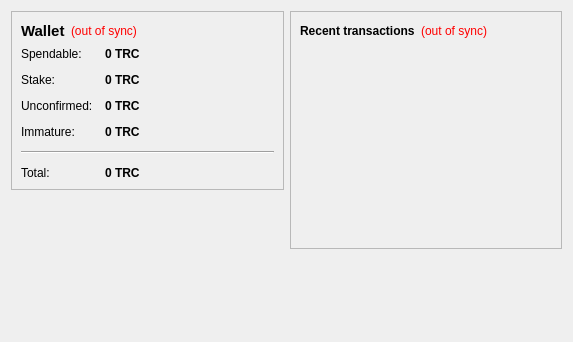
<?xml version="1.0" encoding="UTF-8"?>
<ui version="4.0">
 <class>OverviewPage</class>
 <widget class="QWidget" name="OverviewPage">
  <property name="geometry">
   <rect>
    <x>0</x>
    <y>0</y>
    <width>573</width>
    <height>342</height>
   </rect>
  </property>
  <property name="windowTitle">
   <string>Form</string>
  </property>
  <layout class="QHBoxLayout" name="horizontalLayout" stretch="1,1">
   <item>
    <layout class="QVBoxLayout" name="verticalLayout_2">
     <item>
      <widget class="QFrame" name="frame">
       <property name="frameShape">
        <enum>QFrame::StyledPanel</enum>
       </property>
       <property name="frameShadow">
        <enum>QFrame::Raised</enum>
       </property>
       <layout class="QVBoxLayout" name="verticalLayout_4">
        <item>
         <layout class="QHBoxLayout" name="horizontalLayout_4">
          <item>
           <widget class="QLabel" name="label_5">
            <property name="font">
             <font>
              <pointsize>11</pointsize>
              <weight>75</weight>
              <bold>true</bold>
             </font>
            </property>
            <property name="text">
             <string>Wallet</string>
            </property>
           </widget>
          </item>
          <item>
           <widget class="QLabel" name="labelWalletStatus">
            <property name="toolTip">
             <string>The displayed information may be out of date. Your wallet automatically synchronizes with the T-Coin network after a connection is established, but this process has not completed yet.</string>
            </property>
            <property name="styleSheet">
             <string notr="true">QLabel { color: red; }</string>
            </property>
            <property name="text">
             <string notr="true">(out of sync)</string>
            </property>
            <property name="alignment">
             <set>Qt::AlignLeading|Qt::AlignLeft|Qt::AlignVCenter</set>
            </property>
           </widget>
          </item>
          <item>
           <spacer name="horizontalSpacer_2">
            <property name="orientation">
             <enum>Qt::Horizontal</enum>
            </property>
            <property name="sizeHint" stdset="0">
             <size>
              <width>40</width>
              <height>20</height>
             </size>
            </property>
           </spacer>
          </item>
         </layout>
        </item>
        <item>
         <layout class="QFormLayout" name="formLayout_2">
          <property name="fieldGrowthPolicy">
           <enum>QFormLayout::AllNonFixedFieldsGrow</enum>
          </property>
          <property name="horizontalSpacing">
           <number>12</number>
          </property>
          <property name="verticalSpacing">
           <number>12</number>
          </property>
          <item row="0" column="0">
           <widget class="QLabel" name="label">
            <property name="text">
             <string>Spendable:</string>
            </property>
           </widget>
          </item>
          <item row="0" column="1">
           <widget class="QLabel" name="labelBalance">
            <property name="font">
             <font>
              <weight>75</weight>
              <bold>true</bold>
             </font>
            </property>
            <property name="cursor">
             <cursorShape>IBeamCursor</cursorShape>
            </property>
            <property name="toolTip">
             <string>Your current spendable balance</string>
            </property>
            <property name="text">
             <string notr="true">0 TRC</string>
            </property>
            <property name="textInteractionFlags">
             <set>Qt::LinksAccessibleByMouse|Qt::TextSelectableByKeyboard|Qt::TextSelectableByMouse</set>
            </property>
           </widget>
          </item>
          <item row="1" column="0">
           <widget class="QLabel" name="label_6">
            <property name="text">
             <string>Stake:</string>
            </property>
           </widget>
          </item>
          <item row="1" column="1">
           <widget class="QLabel" name="labelStake">
            <property name="font">
             <font>
              <weight>75</weight>
              <bold>true</bold>
             </font>
            </property>
            <property name="cursor">
             <cursorShape>IBeamCursor</cursorShape>
            </property>
            <property name="toolTip">
             <string>Total of coins that was staked, and do not yet count toward the current balance</string>
            </property>
            <property name="text">
             <string notr="true">0 TRC</string>
            </property>
            <property name="textInteractionFlags">
             <set>Qt::LinksAccessibleByMouse|Qt::TextSelectableByKeyboard|Qt::TextSelectableByMouse</set>
            </property>
           </widget>
          </item>
          <item row="2" column="0">
           <widget class="QLabel" name="label_3">
            <property name="text">
             <string>Unconfirmed:</string>
            </property>
           </widget>
          </item>
          <item row="2" column="1">
           <widget class="QLabel" name="labelUnconfirmed">
            <property name="font">
             <font>
              <weight>75</weight>
              <bold>true</bold>
             </font>
            </property>
            <property name="cursor">
             <cursorShape>IBeamCursor</cursorShape>
            </property>
            <property name="toolTip">
             <string>Total of transactions that have yet to be confirmed, and do not yet count toward the current balance</string>
            </property>
            <property name="text">
             <string notr="true">0 TRC</string>
            </property>
            <property name="textInteractionFlags">
             <set>Qt::LinksAccessibleByMouse|Qt::TextSelectableByKeyboard|Qt::TextSelectableByMouse</set>
            </property>
           </widget>
          </item>
          <item row="3" column="0">
           <widget class="QLabel" name="labelImmatureText">
            <property name="text">
             <string>Immature:</string>
            </property>
           </widget>
          </item>
          <item row="3" column="1">
           <widget class="QLabel" name="labelImmature">
            <property name="font">
             <font>
              <weight>75</weight>
              <bold>true</bold>
             </font>
            </property>
            <property name="toolTip">
             <string>Mined balance that has not yet matured</string>
            </property>
            <property name="text">
             <string notr="true">0 TRC</string>
            </property>
            <property name="textInteractionFlags">
             <set>Qt::LinksAccessibleByMouse|Qt::TextSelectableByKeyboard|Qt::TextSelectableByMouse</set>
            </property>
           </widget>
          </item>
          <item row="4" column="0" colspan="2">
           <widget class="Line" name="line">
            <property name="orientation">
             <enum>Qt::Horizontal</enum>
            </property>
           </widget>
          </item>
          <item row="5" column="0">
           <widget class="QLabel" name="labelTotalText">
            <property name="text">
             <string>Total:</string>
            </property>
           </widget>
          </item>
          <item row="5" column="1">
           <widget class="QLabel" name="labelTotal">
            <property name="font">
             <font>
              <weight>75</weight>
              <bold>true</bold>
             </font>
            </property>
            <property name="cursor">
             <cursorShape>IBeamCursor</cursorShape>
            </property>
            <property name="toolTip">
             <string>Your current total balance</string>
            </property>
            <property name="text">
             <string notr="true">0 TRC</string>
            </property>
            <property name="textInteractionFlags">
             <set>Qt::LinksAccessibleByMouse|Qt::TextSelectableByKeyboard|Qt::TextSelectableByMouse</set>
            </property>
           </widget>
          </item>
         </layout>
        </item>
       </layout>
      </widget>
     </item>
     <item>
      <spacer name="verticalSpacer">
       <property name="orientation">
        <enum>Qt::Vertical</enum>
       </property>
       <property name="sizeHint" stdset="0">
        <size>
         <width>20</width>
         <height>40</height>
        </size>
       </property>
      </spacer>
     </item>
        <item>
         <widget class="QLabel" name="label_wallet_bg">
          <property name="text">
           <string/>
          </property>
          <property name="pixmap">
           <pixmap resource="../bitcoin.qrc">:/icons/bitcoin</pixmap>
          </property>
          <property name="scaledContents">
           <bool>false</bool>
          </property>
          <property name="alignment">
           <set>Qt::AlignCenter</set>
          </property>
          <property name="margin">
           <number>-2</number>
          </property>
         </widget>
        </item>
        <item>
         <widget class="QLabel" name="label_under_bg">
          <property name="text">
           <string/>
          </property>
         </widget>
        </item>

    </layout>
   </item>
   <item>
    <layout class="QVBoxLayout" name="verticalLayout_3">
     <item>
      <widget class="QFrame" name="frame_2">
       <property name="frameShape">
        <enum>QFrame::StyledPanel</enum>
       </property>
       <property name="frameShadow">
        <enum>QFrame::Raised</enum>
       </property>
       <layout class="QVBoxLayout" name="verticalLayout">
        <item>
         <layout class="QHBoxLayout" name="horizontalLayout_2">
          <item>
           <widget class="QLabel" name="label_4">
            <property name="text">
             <string>&lt;b&gt;Recent transactions&lt;/b&gt;</string>
            </property>
           </widget>
          </item>
          <item>
           <widget class="QLabel" name="labelTransactionsStatus">
            <property name="toolTip">
             <string>The displayed information may be out of date. Your wallet automatically synchronizes with the T-Coin network after a connection is established, but this process has not completed yet.</string>
            </property>
            <property name="styleSheet">
             <string notr="true">QLabel { color: red; }</string>
            </property>
            <property name="text">
             <string notr="true">(out of sync)</string>
            </property>
            <property name="alignment">
             <set>Qt::AlignRight|Qt::AlignTrailing|Qt::AlignVCenter</set>
            </property>
           </widget>
          </item>
          <item>
           <spacer name="horizontalSpacer">
            <property name="orientation">
             <enum>Qt::Horizontal</enum>
            </property>
            <property name="sizeHint" stdset="0">
             <size>
              <width>40</width>
              <height>20</height>
             </size>
            </property>
           </spacer>
          </item>
         </layout>
        </item>
        <item>
         <widget class="QListView" name="listTransactions">
          <property name="styleSheet">
           <string notr="true">QListView { background: transparent; }</string>
          </property>
          <property name="frameShape">
           <enum>QFrame::NoFrame</enum>
          </property>
          <property name="verticalScrollBarPolicy">
           <enum>Qt::ScrollBarAlwaysOff</enum>
          </property>
          <property name="horizontalScrollBarPolicy">
           <enum>Qt::ScrollBarAlwaysOff</enum>
          </property>
          <property name="selectionMode">
           <enum>QAbstractItemView::NoSelection</enum>
          </property>
         </widget>
        </item>
       </layout>
      </widget>
     </item>
     <item>
      <spacer name="verticalSpacer_2">
       <property name="orientation">
        <enum>Qt::Vertical</enum>
       </property>
       <property name="sizeHint" stdset="0">
        <size>
         <width>20</width>
         <height>40</height>
        </size>
       </property>
      </spacer>
     </item>
    </layout>
   </item>
  </layout>
 </widget>
 <resources/>
 <connections/>
</ui>
